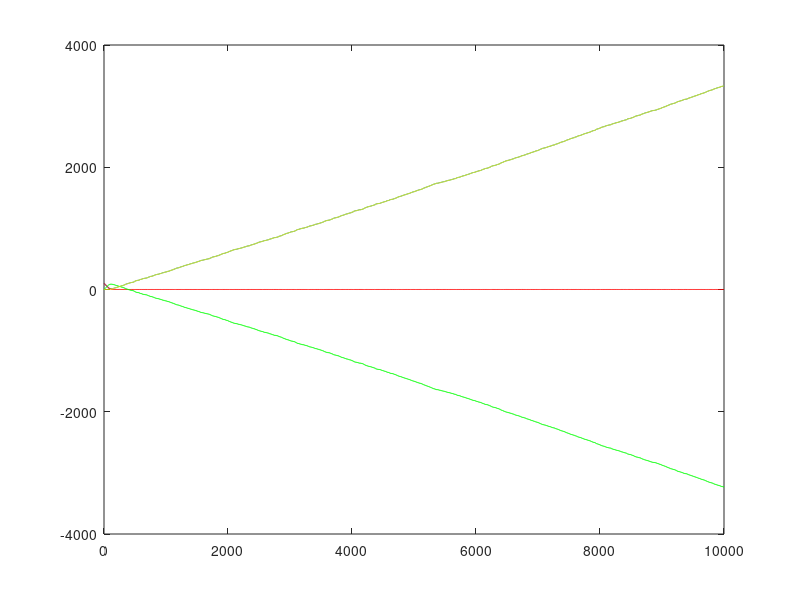

MATLAB code for this plot:
%Gillespie SSA for Michaelis-Menten System

%%Hits an error when species reaches 0, needs a while loop to quit once subtrate has ran out. Could
% do with rewriting as a proper function

maxN=10^4;
X=[100;100;0;0];
k=[10,5,5]; %Rate Constants
v1=[-1,-1,1,0]';
v2=[1,1,-1,0]';
v3=[1,0,-1,1]';

N=0; %Reaction counter
time=0;
timeplot=zeros(1,maxN);
Xplot=zeros(4,maxN);
timeplot(1)=0;
TimeSpent=zeros(1,601);

while N<maxN
    
    alpha=[k(1)*X(1)*X(2),k(2)*X(3),k(3)*X(3)];
    alpha0=sum(alpha);
    u=rand(); %rand for reaction
    r=rand(); %rand for timestep
    tau=(1/alpha0)*log(1/u);
    time=time+tau;
    
    Xplot(:,N+1)=X';
    
     
    if(r<alpha(1)/alpha0)       %R1 has occurred
        X=X+v1;%+S(:,1);
    elseif(r<sum(alpha(1:2))/alpha0) %R2 has occurred
        X=X+v2;%S(:,2);
    else                             %R3 has occurred
        X=X+v3;%S(:,3);
    end
    N=N+1;

end

Xplot;
%TimeSpent=TimeSpent/(sum(TimeSpent));
%bar(0:600,TimeSpent);
plot(Xplot(1,:))
hold on
plot(Xplot(2,:),'r')
plot(Xplot(3,:),'g')
plot(Xplot(4,:),'y')

